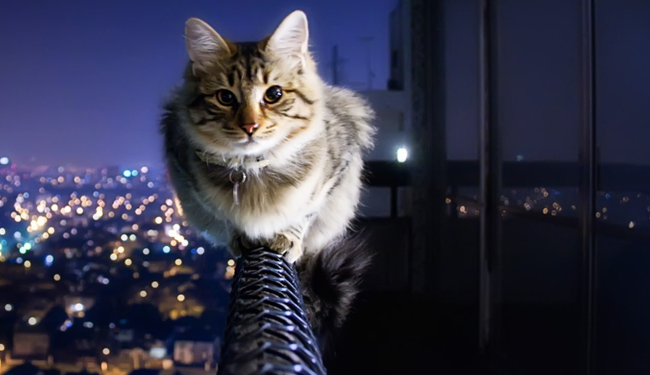
#> input picture sitting2.jpg, 1300 x 750 px (shown at 1/2 size)
$ jupyter execute 4.3.ipynb
#> lines starting #> are read from the running program, lines starting #| are printed output that depends on the picture
[cell 1]
import cv2 as cv

[cell 2]
import numpy

[cell 3]
photo = cv.imread("sitting2.jpg")
#> photo is the input picture: shape (750, 1300, 3); mean B, G, R 73.9, 53.9, 53.6

[cell 4]
photo1 = cv.imread("jumping2.jpg")
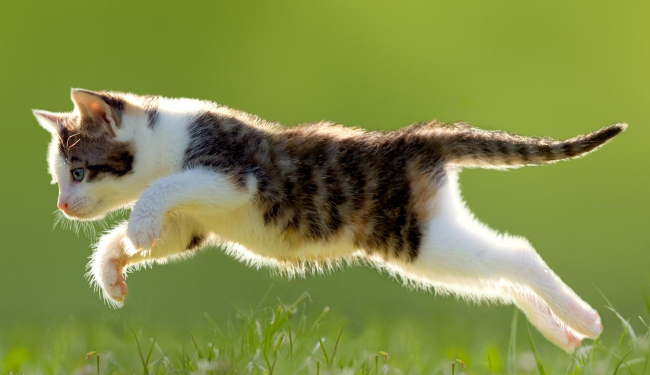
#> input picture jumping2.jpg, 1300 x 750 px (shown at 1/2 size)
#> photo1 is the input picture: shape (750, 1300, 3); mean B, G, R 71.8, 140.8, 129.8

[cell 5]
photo_cut = photo[0:700 , 0:650]
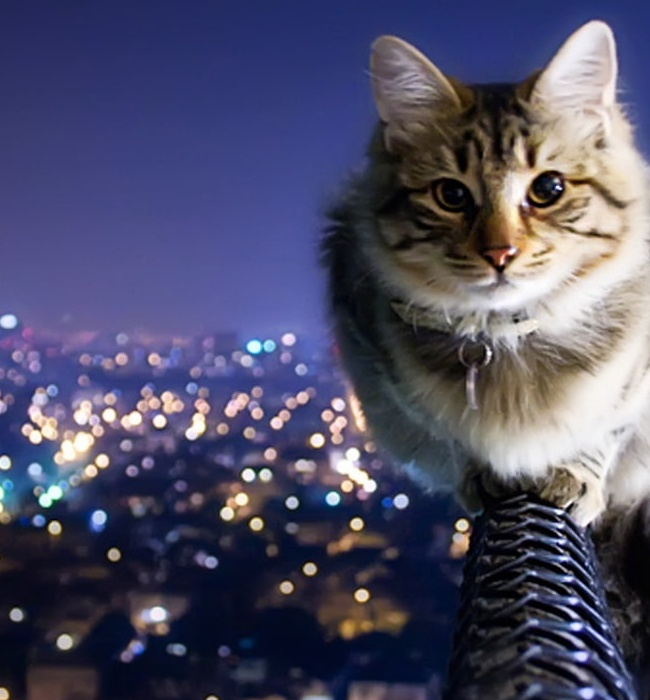
#> photo_cut: shape (700, 650, 3); mean B, G, R 103.9, 77.8, 78.7

[cell 6]
cv.imshow("cat" , photo_cut)
cv.waitKey()
cv.destroyAllWindows()

[cell 7]
photo1_cut = photo1[0:700 , 0:650]
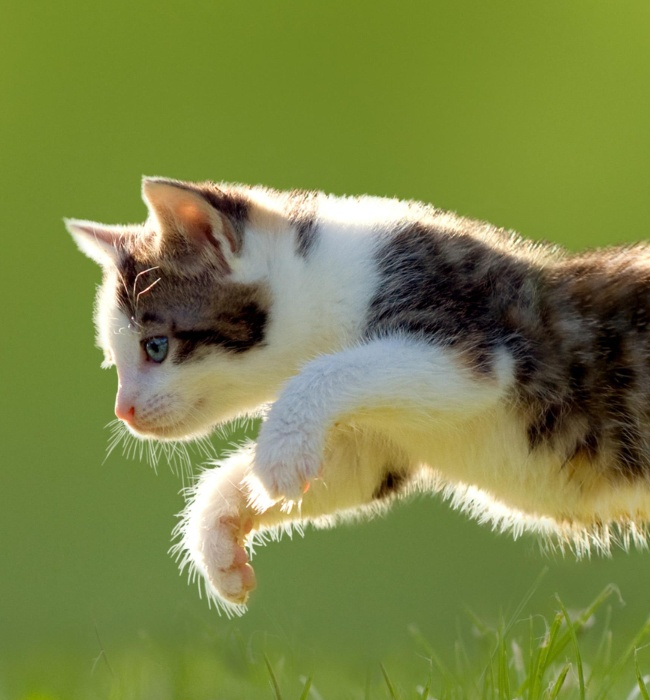
#> photo1_cut: shape (700, 650, 3); mean B, G, R 70.6, 133.7, 123

[cell 8]
cv.imshow("cat1" , photo1_cut)
cv.waitKey()
cv.destroyAllWindows()

[cell 9]
collage = numpy.hstack((photo_cut , photo1_cut))
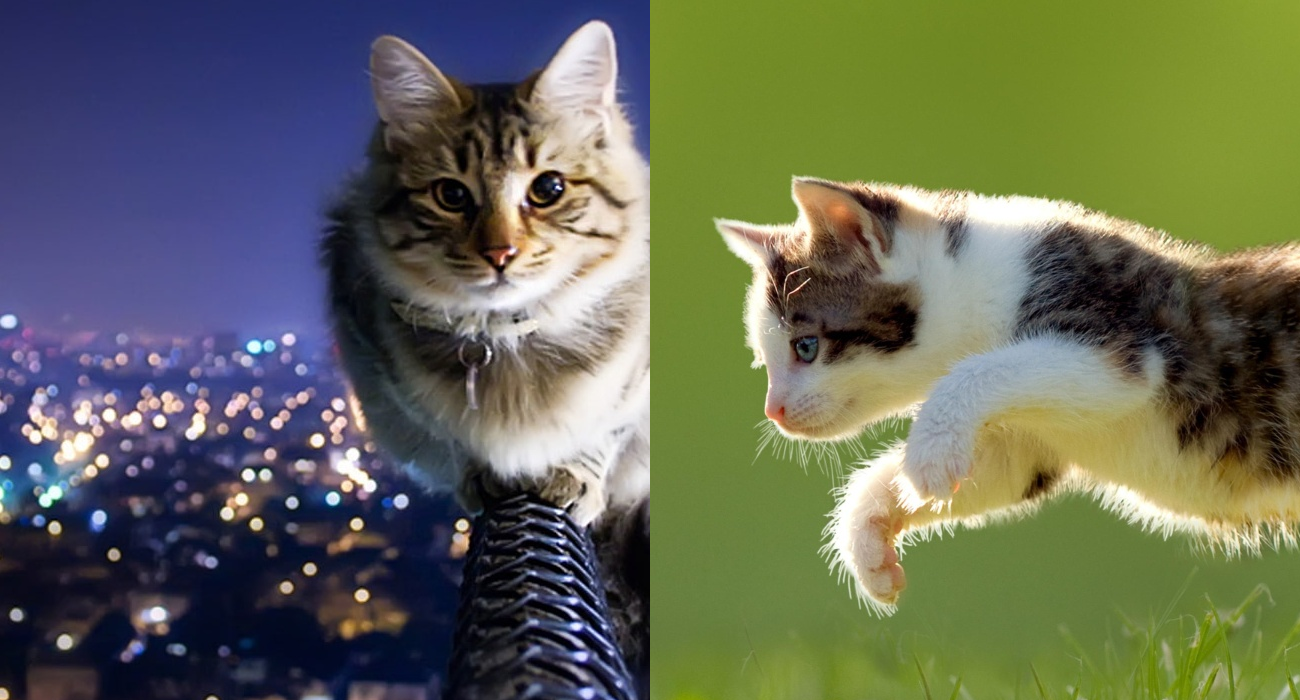
#> collage: shape (700, 1300, 3); mean B, G, R 87.2, 105.8, 100.8
